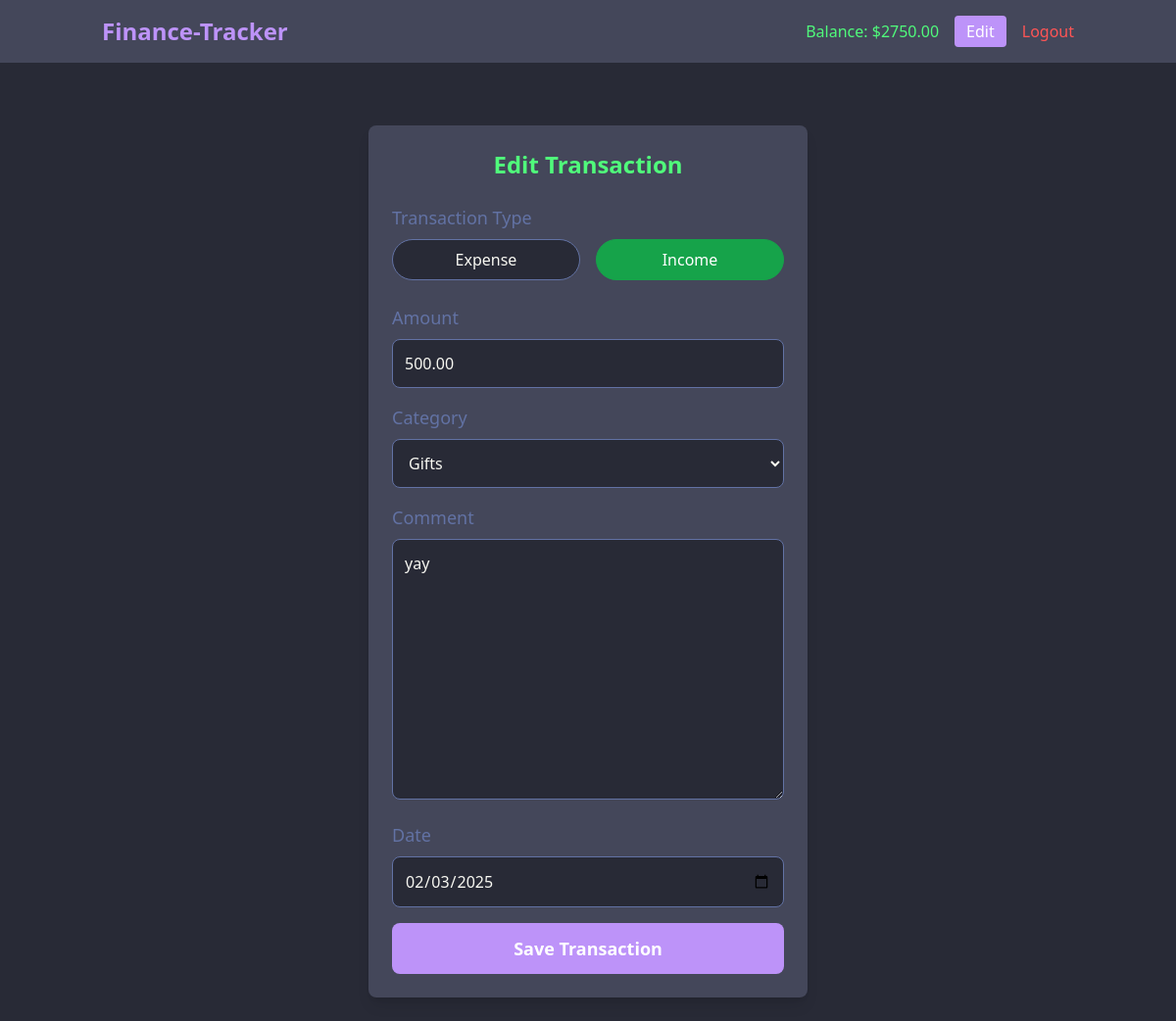
Page /edit-transaction/17/ (signed in) on the committed database.
### tracker/models.py (models this page shows, shortened)
class UserProfile(models.Model):
    user = models.OneToOneField(User, on_delete=models.CASCADE)
    balance = models.DecimalField(
        max_digits=12, decimal_places=2, default=Decimal("0.00")
    )

class Transaction(models.Model):
    user = models.ForeignKey(User, on_delete=models.CASCADE)
    amount = models.DecimalField(max_digits=12, decimal_places=2)
    category = models.ForeignKey(Category, on_delete=models.SET_NULL, null=True)
    comment = models.TextField(blank=True)
    date = models.DateField()
    is_expense = models.BooleanField(default=True)

### tracker/views.py (the view)
@login_required
def edit_transaction_view(request, pk):
    transaction = get_object_or_404(Transaction, pk=pk, user=request.user)
    old_amount = transaction.amount
    if request.method == "POST":
        form = TransactionForm(request.POST, instance=transaction)
        if form.is_valid():
            updated_transaction = form.save()
            profile = request.user.userprofile
            if updated_transaction.is_expense:
                profile.balance += old_amount - updated_transaction.amount
            else:
                profile.balance += updated_transaction.amount - old_amount
            profile.save()
            messages.success(request, "Transaction updated successfully")
            return redirect("home")
        else:
            messages.error(request, "Error occurred while updating transaction")
    else:
        form = TransactionForm(instance=transaction)
    return render(request, "tracker/transaction_form.html", {"form": form})

### tracker/forms.py
class TransactionForm(forms.ModelForm):
    class Meta:
        model = Transaction
        fields = ["amount", "category", "comment", "date", "is_expense"]
        widgets = {
            "date": forms.DateInput(attrs={"type": "date"}),
        }

### tracker/models.py (called while the page is built)
    def __str__(self):
        return self.name

### tracker/templates/tracker/transaction_form.html (shortened to what this page needs)
{% extends 'tracker/base.html' %}
{% load widget_tweaks %}
{% block content %}
<div class="max-w-md mx-auto mt-10 bg-[var(--current-line)] p-6 rounded-lg shadow-lg">
    <h2 class="text-2xl mb-6 font-semibold text-[var(--green)] text-center">
        {% if form.instance.pk %}Edit{% else %}Add{% endif %} Transaction
    </h2>
    <form method="post">
        <div class="mb-6">
            <label class="block text-[var(--comment)] mb-2 text-lg font-medium">Transaction Type</label>
            <div class="flex justify-between">
                <label for="id_is_expense_expense" class="flex-1 text-center px-4 py-2 border rounded-full font-medium cursor-pointer transition-all"
                    id="expense-chip">
                    Expense
                </label>
                <div class="w-4"></div>
                <label for="id_is_expense_income" class="flex-1 text-center px-4 py-2 border rounded-full font-medium cursor-pointer transition-all"
                    id="income-chip">
                    Income
                </label>
            </div>
        </div>
        {% for field in form %}
            {% if field.name != "is_expense" %}
                <div class="mb-4">
                    <label class="block text-[var(--comment)] mb-2 text-lg font-medium">{{ field.label }}</label>
                    {% render_field field class="w-full p-3 rounded-lg bg-[var(--background)] text-[var(--foreground)] border border-[var(--comment)] focus:border-[var(--purple)] focus:ring-2 focus:ring-[var(--purple)]" %}
                </div>
            {% endif %}
        {% endfor %}
        <button type="submit" class="w-full bg-[var(--purple)] text-white px-6 py-3 rounded-lg font-semibold text-lg hover:bg-[var(--pink)] transition-all">
            Save Transaction
        </button>
    </form>
</div>
{% endblock %}

### tracker/templates/tracker/partials/_header.html (shortened to what this page needs)
<header class="bg-[var(--current-line)] py-4">
  <nav class="container mx-auto px-4 flex justify-between items-center">
    <a href="{% url 'home' %}" class="text-2xl font-bold text-[var(--purple)]"
      >Finance-Tracker</a
    >
    <div class="flex items-center space-x-4">
      {% if user.is_authenticated %}
      <span class="text-[var(--green)]"
        >Balance: ${{ user.userprofile.balance }}</span
      >
      <a
        href="{% url 'edit_balance' %}"
        class="bg-[var(--purple)] text-white px-3 py-1 rounded hover:bg-[var(--pink)]"
        >Edit</a
      >
      <a
        href="{% url 'logout' %}"
        class="text-[var(--red)] hover:text-[var(--orange)]"
        >Logout</a
      >
      {% endif %}
    </div>
  </nav>
</header>

### tracker/templates/tracker/base.html (style rules this page uses)
:root { --background: #282a36; --current-line: #44475a; --foreground: #f8f8f2; --comment: #6272a4; --cyan: #8be9fd; --green: #50fa7b; --orange: #ffb86c; --pink: #ff79c6; --purple: #bd93f9; --red: #ff5555; --yellow: #f1fa8c; }
body { background-color: var(--background); color: var(--foreground); }

### rows in the picture
Transaction: amount "500.00" "Gifts" "yay" "02/03/2025"

### other values in the picture
{{ user.userprofile.balance }} "2750.00"
{{ field.label }} "Amount" "Category" "Comment" "Date"
